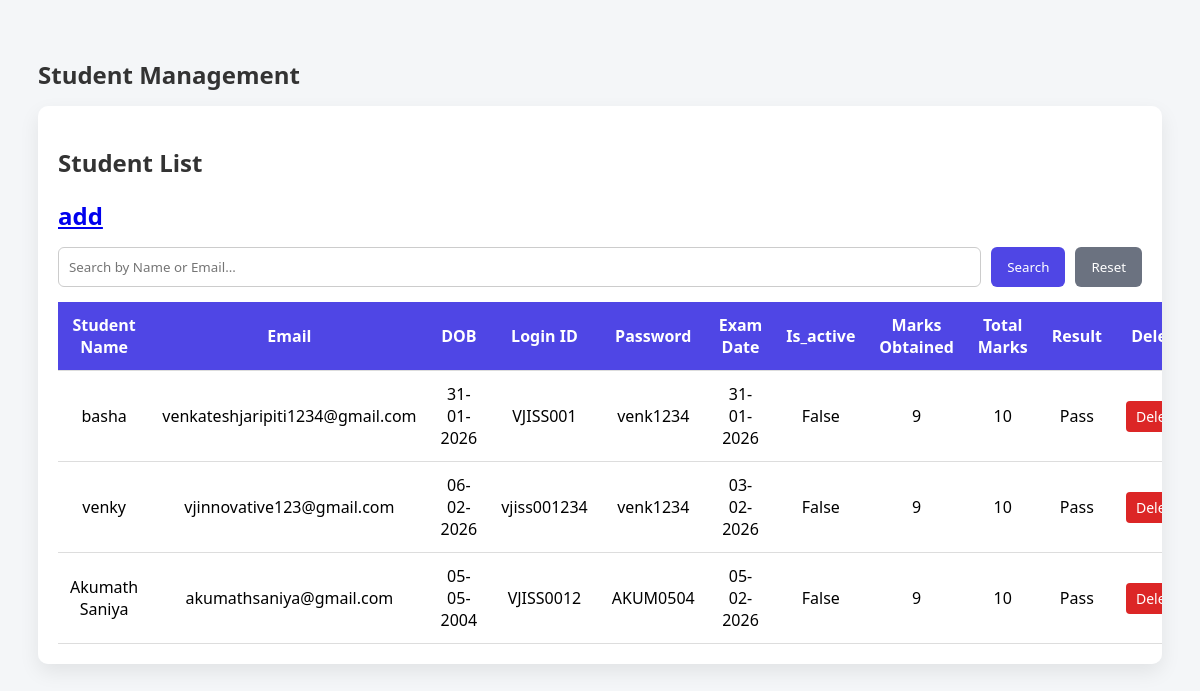
/, run on an earlier commit of the app's database.
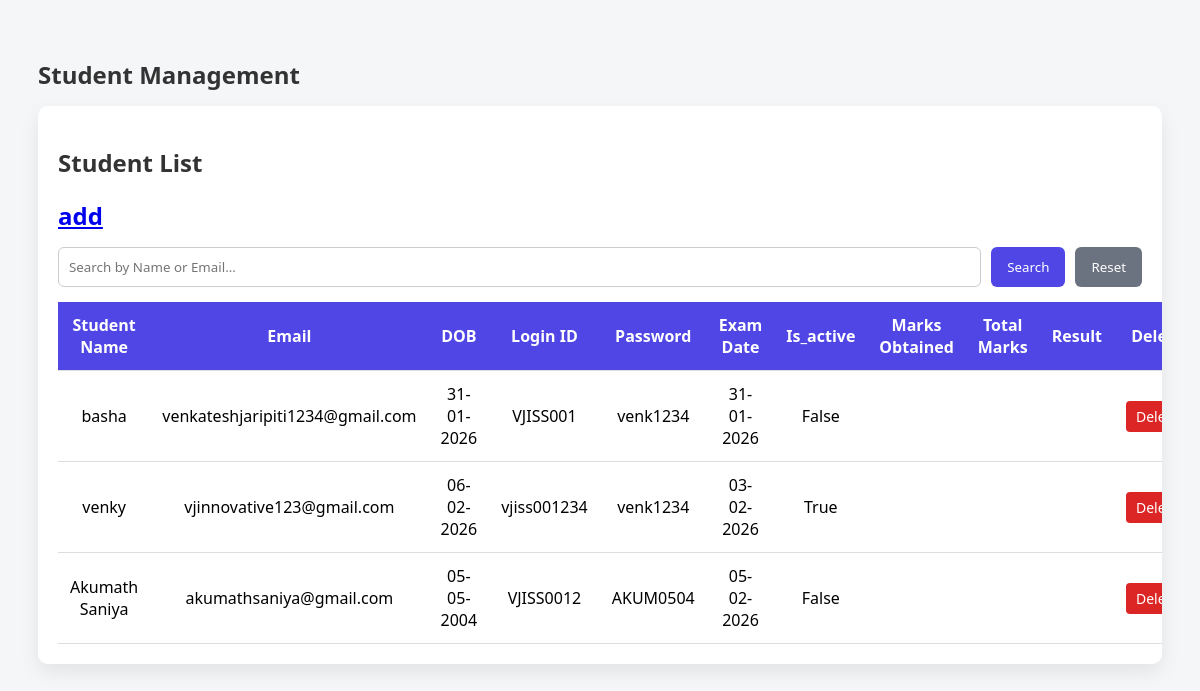
And on a later commit of the database.
### CodingTestApp/models.py (models this page shows, shortened)
class Student(models.Model):
    student_name=models.CharField(max_length=100)
    student_email=models.EmailField(primary_key=True)
    student_id=models.CharField(max_length=20,null=True,blank=True)
    student_password=models.CharField(max_length=20,null=True,blank=True)
    student_dob=models.DateField()
    exam_date=models.DateField(null=True,blank=True)
    is_active=models.BooleanField(default=True)

class Result(models.Model):
    student=models.ForeignKey(Student,on_delete=models.CASCADE,related_name='results')
    marks_obtained=models.IntegerField(default=0)
    total_marks=models.IntegerField(default=10)
    result=models.CharField(max_length=10,blank=True,null=True)

### CodingTestApp/views.py (the view)
# urls.py: path('',StudentRegisterData,name='register'),
def StudentRegisterData(request):
    data=Student.objects.prefetch_related('results').all()
    return render(request,'register.html',{'data':data})

### templates/register.html (shortened to what this page needs)
<!DOCTYPE html>
{% load static %}
<html lang="en">
<head>
<link rel="stylesheet" href="{% static 'css/register.css' %}">
</head>
<body>
<h2>Student Management</h2>
<div class="table-card">
    <h2>Student List</h2>
   <h2> <a href="rigistation/">add</a></h2>
    <div style="display:flex; gap:10px; margin-bottom:15px;">
    <input
        type="text"
        id="searchInput"
        placeholder="Search by Name or Email..."
        style="
            flex:1;
            padding:10px;
            border-radius:6px;
            border:1px solid #ccc;
            outline:none;
        "
        onkeyup="searchStudent()"
    >
    <button
        onclick="searchStudent()"
        style="
            background:#4f46e5;
            color:white;
            border:none;
            padding:10px 16px;
            border-radius:6px;
            cursor:pointer;
        "
    >
        Search
    </button>
    <button
        onclick="resetSearch()"
        style="
            background:#6b7280;
            color:white;
            border:none;
            padding:10px 16px;
            border-radius:6px;
            cursor:pointer;
        "
    >
        Reset
    </button>
</div>
    <table id="studentTable">
        <thead>
            <tr>
                <th>Student Name</th>
                <th>Email</th>
                <th>DOB</th>
                <th>Login ID</th>
                <th>Password</th>
                <th>Exam Date</th>
                <th>Is_active</th>
                <th>Marks Obtained</th>
                <th>Total Marks</th>
                <th>Result</th>
                <th>Delete</th>
            </tr>
        </thead>
        <tbody>
            {% for data in data %}
            {% with data.results.first as result %}
         <tr data-id="{{ data.id }}" data-email="{{ data.student_email }}">
                <td contenteditable="false">{{ data.student_name }}</td>
                <td contenteditable="false">{{ data.student_email }}</td>
                <td contenteditable="false"> {{ data.student_dob|date:"d-m-Y" }}</td>
                <td contenteditable="false">{{ data.student_id }}</td>
                <td contenteditable="false">{{ data.student_password }}</td>
                <td contenteditable="false">{{ data.exam_date|date:"d-m-Y" }}</td>
                <td contenteditable="false">{{ data.is_active }}</td>
                <td contenteditable="false">{{ result.marks_obtained }}</td>
                <td contenteditable="false">{{ result.total_marks }}</td>
                <td contenteditable="false">{{ result.result }}</td>
                <td>
                   <a href="{% url 'delete' data.student_email %}"
   class="btn-delete"
   onclick="return confirm('Are you sure you want to delete this student?')">
   Delete
</a>
                </td>
            </tr>
            {% endwith %}
            {% empty %}
            <tr>
                <td colspan="10">No data available</td>
            </tr>
            {% endfor %}
        </tbody>
    </table>
</div>
</body>
</html>

### static/css/register.css (style rules this page uses)
* { box-sizing: border-box; font-family: "Segoe UI", Tahoma, Geneva, Verdana, sans-serif; }
body { background: #f4f6f8; padding: 30px; }
h2 { margin-bottom: 15px; color: #333; }
.table-card { background: #ffffff; padding: 20px; border-radius: 10px; box-shadow: 0 8px 20px rgba(0,0,0,0.08); overflow-x: auto; }
table { width: 100%; border-collapse: collapse; }
thead { background: #4f46e5; color: white; }
th, td { padding: 12px; text-align: center; border-bottom: 1px solid #ddd; }
.btn-delete { background: #dc2626; color: white; padding: 6px 10px; border-radius: 4px; text-decoration: none; font-size: 14px; }

What changed in the data, as far as the page shows it:
shown differently, row unchanged: Student "basha": results.first.marks_obtained "9" → (not shown); results.first.total_marks "10" → (not shown); results.first.result "Pass" → (not shown)
changed Student "venky": is_active "False" → "True"; results.first.marks_obtained "9" → (not shown); results.first.total_marks "10" → (not shown); results.first.result "Pass" → (not shown)
shown differently, row unchanged: Student "Akumath Saniya": results.first.marks_obtained "9" → (not shown); results.first.total_marks "10" → (not shown); results.first.result "Pass" → (not shown)
